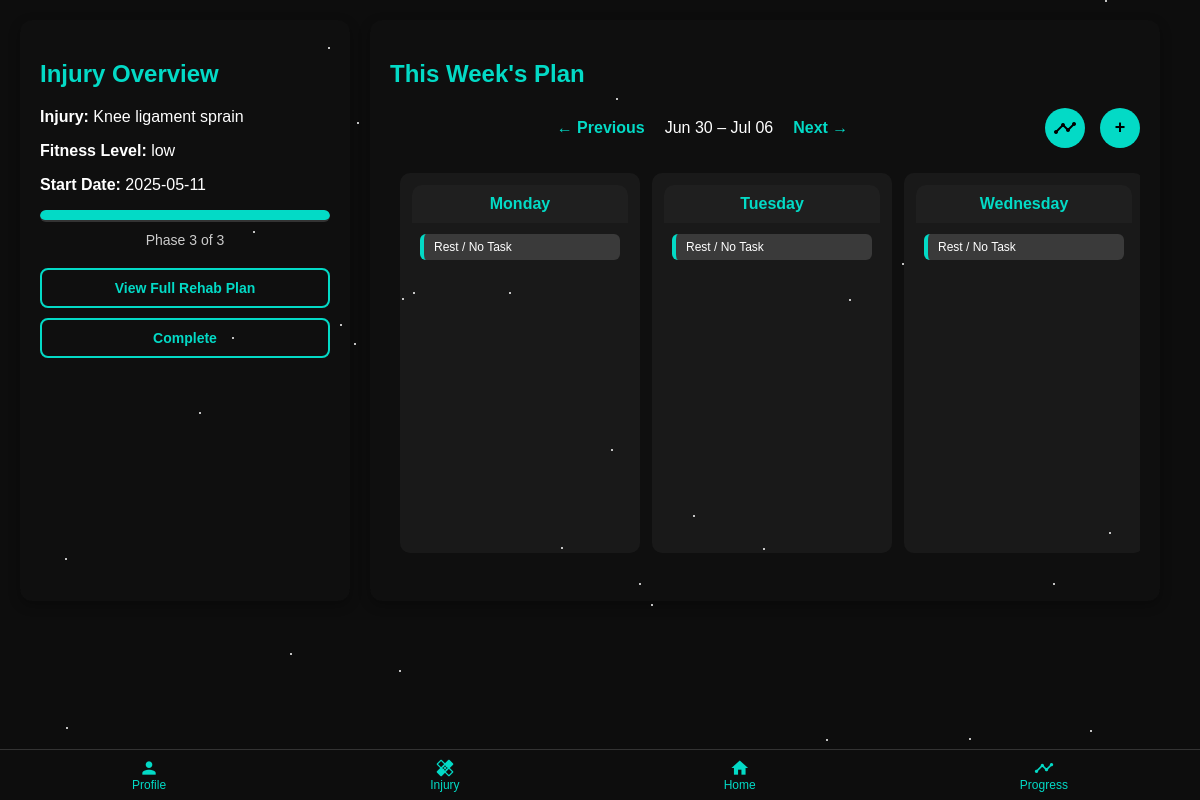
The page /home (signed in) on the database as committed earlier.
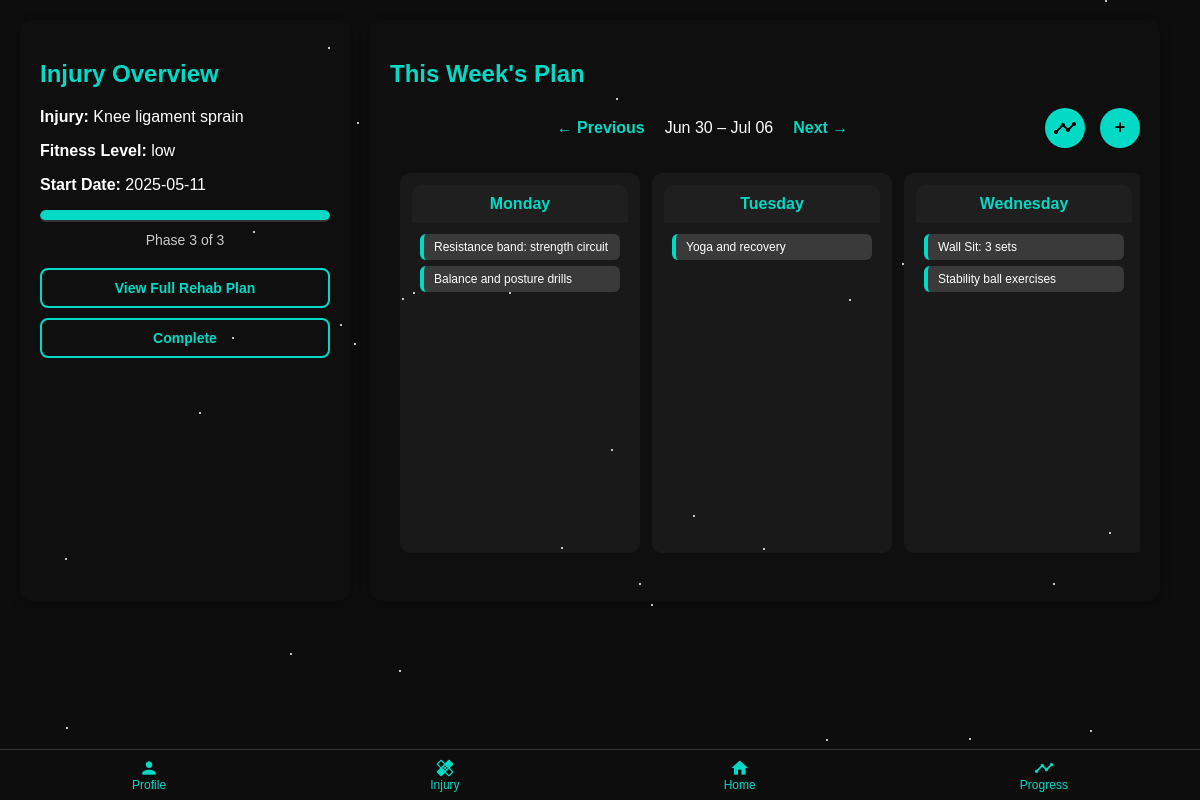
The same page on the database as committed later.
### tables this page shows
CREATE TABLE user_events (
            id INTEGER PRIMARY KEY AUTOINCREMENT,
            user_id INTEGER NOT NULL,
            title TEXT NOT NULL,
            date TEXT NOT NULL, completed INTEGER DEFAULT 0, start DATETIME, end DATETIME, repeat_type TEXT,
            FOREIGN KEY (user_id) REFERENCES users(id)
        );

### app.py (the view)
@app.route("/home")
def home():
    user_id = session.get('user_id')
    if not user_id:
        return redirect(url_for('auth.login'))
    user_injury = get_user_injury(user_id)
    if not user_injury:
        return render_template("home_page.html",
                               injuries=get_distinct_injury_types(),
                               user_injury=None)
    injury_type, fitness_level, doctor_confirmed, rehab_start_date = user_injury
    rehab_start = datetime.strptime(rehab_start_date, "%Y-%m-%d").date()
    today = datetime.today().date()
    week_offset = request.args.get("week_offset", 0, type=int)
    monday = today - timedelta(days=today.weekday()) + timedelta(weeks=week_offset)
    week_dates = [monday + timedelta(days=i) for i in range(7)]
    week_range = f"{week_dates[0].strftime('%b %d')} – {week_dates[-1].strftime('%b %d')}"
    current_date = datetime.today().strftime('%Y-%m-%d')
    with connect_user_db() as conn:
        cursor = conn.cursor()
        cursor.execute('''
            SELECT title, completed
            FROM user_events
            WHERE user_id = ? AND date = ?
        ''', (user_id, today.strftime('%Y-%m-%d')))
        today_tasks = [{"title": row[0], "completed": bool(row[1])} for row in cursor.fetchall()]
        week = []
        for date in week_dates:
            cursor.execute('''
                SELECT id, title, start, end, completed
                FROM user_events
                WHERE user_id = ? AND date = ?
            ''', (user_id, date.strftime('%Y-%m-%d')))
            events = [{
                "id": row[0],
                "title": row[1],
                "start": row[2],
                "end": row[3],
                "completed": bool(row[4])
            } for row in cursor.fetchall()]
            week.append({
                "name": date.strftime("%A"),
                "date": date.strftime("%Y-%m-%d"),
                "events": events
            })
    current_phase, _, total_phases = get_current_rehab_phase(user_id)
    progress_percent = round((current_phase / total_phases) * 100, 1) if current_phase and total_phases else 0
    return render_template("home_page.html",
                           injury_type=injury_type,
                           fitness_level=fitness_level,
                           rehab_start_date=rehab_start_date,
                           current_phase=current_phase,
                           total_phases=total_phases,
                           progress_percent=progress_percent,
                           today_tasks=today_tasks,
                           week=week,
                           week_range=week_range,
                           week_offset=week_offset,
                           user_injury=user_injury,
                           current_date=current_date)

### database.py (called while the page is built)
def create_connection_injuries():
    return sqlite3.connect(DB_PATH_INJURIES)

def connect_user_db():
    return sqlite3.connect('instance/users.db')

def get_user_injury(user_id):
    with create_connection_injuries() as conn:
        cursor = conn.cursor()
        cursor.execute('''
            SELECT injury_type, fitness_level, doctor_confirmed, rehab_start_date
            FROM user_injuries
            WHERE user_id = ?
        ''', (user_id,))
        result = cursor.fetchone()
        if result:
            injury_type = result[0].strip() if result[0] else None
            fitness_level = result[1].strip() if result[1] else None
            return injury_type, fitness_level, result[2], result[3]
        return None

### templates/home_page.html (shortened to what this page needs)
<!DOCTYPE html>
<html lang="en-GB">
<head>
    <link rel="stylesheet" href="{{ url_for('static', filename='css/home_page.css') }}">
</head>
<body>
<div class="bottom-nav">
  <a href="/profile"><i class="material-icons">person</i><span>Profile</span></a>
  <a href="/injury"><i class="material-icons">healing</i><span>Injury</span></a>
  <a href="/home"><i class="material-icons">home</i><span>Home</span></a>
  <a href="/progress"><i class="material-icons">timeline</i><span>Progress</span></a>
</div>
{% if user_injury %}
<main class="main-container">
    <section class="todays-plan">
        <h2>Injury Overview</h2>
        <p><strong>Injury:</strong> {{ user_injury[0] }}</p>
        <p><strong>Fitness Level:</strong> {{ fitness_level }}</p>
        <p><strong>Start Date:</strong> {{ rehab_start_date }}</p>
        <div class="progress-bar">
            <div class="progress" id="progress-bar" data-current-phase="{{ current_phase }}" data-total-phases="{{ total_phases }}"></div>
        </div>
        <div class="phase-indicator">
            <span>Phase {{ current_phase if current_phase else 'N/A' }} of {{ total_phases if total_phases else 'N/A' }}</span>
        </div>
        <div class="rehab-actions">
            <form action="{{ url_for('show_recommendations') }}" method="GET">
                <button type="submit" class="rehab-btn">View Full Rehab Plan</button>
            </form>
            <form action="{{ url_for('complete_rehab') }}" method="POST">
                <button type="submit" class="rehab-btn">Complete</button>
            </form>
        </div>
    </section>
    <section class="weekly-calendar">
        <h2>This Week's Plan</h2>
        <div class="calendar-nav">
            <div class="calendar-nav-links">
            {% if week_offset is defined %}
                <a href="{{ url_for('home', week_offset=week_offset - 1) }}">← Previous</a>
                <span class="week-range">{{ week_range }}</span>
                <a href="{{ url_for('home', week_offset=week_offset + 1) }}">Next →</a>
            {% else %}
                <span class="week-range">{{ week_range }}</span>
            {% endif %}
        </div>
            <div class="calendar-nav-buttons">
                <button id="log-progress-btn" class="circle-btn">
                    <span class="material-icons">timeline</span>
                </button>
                <button id="add-event-btn" class="green-btn">+</button>
            </div>
        </div>
        <div class="week-grid">
            {% for day in week %}
            <div class="day-column{% if day.date|string == current_date %} today{% endif %}">
                <div class="day-header">{{ day.name }}</div>
                <div class="day-body">
                    {% if day.events %}
                        {% for event in day.events %}
                        <div class="event {% if event.completed %}completed{% endif %}"
                            data-id="{{ event.id }}"
                            data-title="{{ event.title }}"
                            data-start="{{ event.start }}"
                            data-end="{{ event.end }}"
                            data-completed="{{ event.completed | string | lower }}"
                            onclick="openEventModal(this)">
                        <div style="display: flex; justify-content: space-between; align-items: center;">
                            <span>
                                {% if event.completed %}
                                    <span class="checkmark">✓</span> {{ event.title }}
                                {% else %}
                                    {{ event.title }}
                                {% endif %}
                            </span>
                        </div>
                        </div>
                        {% endfor %}
                    {% else %}
                        <div class="event">Rest / No Task</div>
                    {% endif %}
                </div>
            </div>
            {% endfor %}
        </div>
<br>
    </section>
<br><br>
</main>
{% endif %}
<link href='https://cdn.jsdelivr.net/npm/fullcalendar@5.11.0/main.min.css' rel='stylesheet' />
</body>
</html>

### static/css/home_page.css (style rules this page uses)
html, body { height: auto; overflow-y: auto; }
body { font-family: Arial, sans-serif; background: #0d0d0d; color: #ffffff; margin: 0; padding: 0; }
.todays-plan { flex: 0 0 25%; background:rgba(29, 30, 30, 0.1); padding: 20px; border-radius: 12px; box-shadow: 0 4px 12px rgba(0,0,0,0.3); }
.main-container { display: flex; flex-direction: row; padding: 20px; gap: 20px; }
h2, h3, h4 { color: #03dac6; }
.progress-bar { background-color: #333; border-radius: 10px; height: 12px; width: 100%; overflow: hidden; margin: 10px 0; }
.progress { background-color: #03dac6; height: 10px; border-radius: 5px; transition: width 0.5s ease; }
.phase-indicator { text-align: center; font-size: 14px; margin-bottom: 20px; color: #ccc; }
.weekly-calendar { flex: 1; overflow-x: hidden; background:rgba(29, 30, 30, 0.1); padding: 20px; border-radius: 12px; box-shadow: 0 4px 12px rgba(0,0,0,0.3); }
.calendar-nav { display: flex; justify-content: space-between; align-items: center; gap: 20px; margin-bottom: 15px; width: 100%; }
.calendar-nav-links { display: flex; align-items: center; gap: 10px; flex-grow: 1; justify-content: center; }
.calendar-nav-buttons { display: flex; align-items: center; margin-left: 10px; }
#add-event-btn { width: auto; }
.calendar-nav a { color: #03dac6; font-weight: bold; text-decoration: none; padding: 5px 10px; border-radius: 5px; transition: background 0.3s; }
.rehab-actions button { position: relative; z-index: 10; }
.week-range { font-size: 16px; color: white; }
.week-grid { display: flex; overflow-x: auto; overflow-y: hidden; scroll-snap-type: x mandatory; -webkit-overflow-scrolling: touch; gap: 12px; padding: 10px; margin: 0 auto; max-width: 100%; scroll-padding: 10px; scrollbar-width: none; }
.day-column { flex: 0 0 240px; scroll-snap-align: start; background: rgba(120, 122, 122, 0.1); border-radius: 10px; display: flex; flex-direction: column; height: 380px; padding: 12px; box-sizing: border-box; transition: transform 0.2s ease; }
.day-header { font-weight: bold; text-align: center; padding: 10px 0; background: #1f1f1f; color: #03dac6; border-top-left-radius: 10px; border-top-right-radius: 10px; }
.day-body { padding: 5px 8px; overflow-y: auto; flex-grow: 1; }
.event { background: #3a3a3a; margin: 6px 0; padding: 6px 10px; border-radius: 6px; font-size: 12px; border-left: 4px solid #03dac6; }
.green-btn { background-color: #03dac6; color: #000; padding: 10px 16px; border: none; border-radius: 6px; font-weight: bold; margin-top: 15px; cursor: pointer; width: 100%; }
#add-event-btn, .circle-btn { background-color: #03dac6; color: black; font-weight: bold; border: none; border-radius: 50%; cursor: pointer; font-size: 18px; display: flex; justify-content: center; align-items: center; width: 40px; height: 40px; }
#add-event-btn { padding: 0; margin-top: 0; }
.circle-btn { padding: 0; }
.calendar-nav-buttons { display: flex; align-items: center; gap: 15px; margin-left: 10px; }
.bottom-nav { position: fixed; bottom: 0; width: 100%; background-color: #0d0d0d; display: flex; justify-content: space-around; border-top: 1px solid #333; z-index: 1000; }
.bottom-nav a { display: flex; flex-direction: column; align-items: center; padding: 8px 0; color: #03dac6; text-decoration: none; font-size: 12px; }
.bottom-nav i { font-size: 20px; }
.rehab-btn { background-color: transparent; color: #03dac6; border: 2px solid #03dac6; padding: 10px 18px; border-radius: 8px; font-weight: bold; font-size: 14px; cursor: pointer; transition: background-color 0.3s ease, color 0.3s ease; display: block; width: 100%; margin-bottom: 10px; text-align: center; }

Rows that differ between the two databases and show on the page:
added user_events: title "Resistance band: strength circuit", shown under "Monday"
added user_events: title "Balance and posture drills", shown under "Monday"
added user_events: title "Yoga and recovery", shown under "Tuesday"
added user_events: title "Wall Sit: 3 sets", shown under "Wednesday"
added user_events: title "Stability ball exercises", shown under "Wednesday"
Other text that changed with them:
list line gone: "Rest / No Task"
